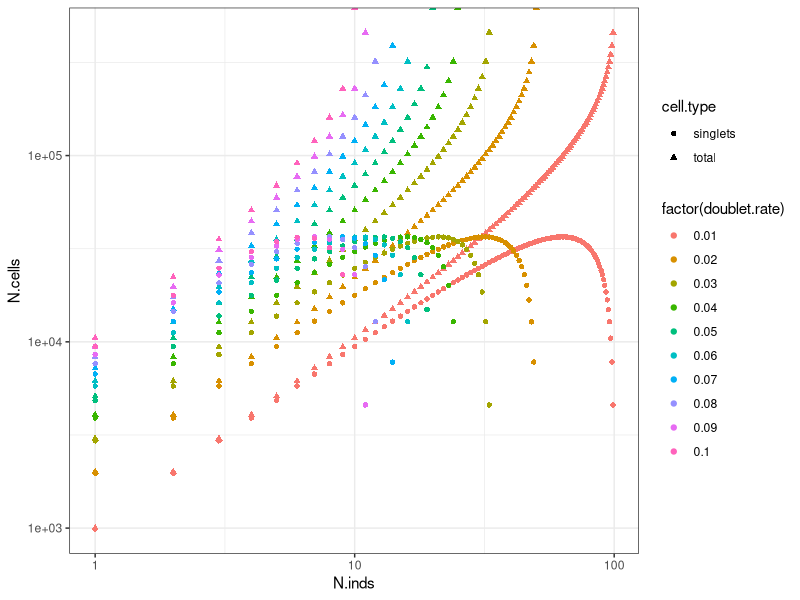
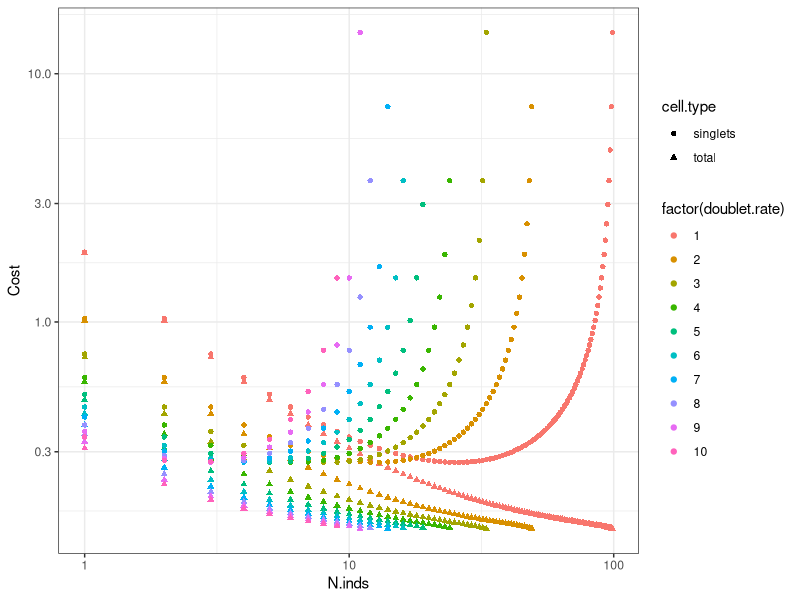

These figures' R source, in order:
library(ggplot2);
library(reshape2);

## some theoretical basis for demuxlet

## figure s1
## number of samples
Ns <- seq(1,99,1);

## d0 is the observed doublet rate when u cells are loaded
d0 <- 0.01;
u <- 1000;

#################
## MODEL 1
#################
## lambda1 is the poisson rate parameter of observing a doublet
## probability of P(singlet) = P(0 multiplet) = exp(-lambda1)*lambda1^0/0! = exp(-lambda1);
## probability of multiplet is P(multiplet) = 1 - P(singlet) = 1 - exp(-lambda1)
## but we need to estimate lambda1 from d0, u and x (number of cells)
## the doublet rate grows linearly as the number of cells (x) by 1/Z
Z <- -u/log(1-d0);
##lambda1 <- x/Z;

##################
## MODEL 2
##################

## 750k beads
## capturing u cells gives us some estimate of lambda
## sum_750k(1-P(0 cells)) = u
## P(0 cells) = exp(-lambda2)
## sum_750k(1-exp(-lambda2)) = u
## lambda2 = -log(1-(u/7.5e5))
lambda2 = -log(1-(u/7.5e5));

## number of cells
##Nc <- seq(1000,100000,1000);

## doublet rates
##rs <- Nc*lambda^2/Nc

## undetectable doublet rate
ds <- c(0.01, 0.02, 0.03, 0.04, 0.05, 0.06, 0.07, 0.08, 0.09, 0.10)

total.cells <- matrix(NA, nrow=length(Ns), ncol=length(ds));
singlet.cells <- matrix(NA, nrow=length(Ns), ncol=length(ds));

for(N.i in 1:length(Ns)) {
  ## detectable doublets
  N <- Ns[N.i];

  ##detectable.doublet.perc <- 1/N;
  ##undetectable.doublet.perc <- 1-1/N;

  for(d.i in 1:length(ds)) {
    d <- ds[d.i];
    ##total.cells[N.i, r.i] <- r/(1e-5*undetectable.doublet.perc);
    total.cells[N.i, d.i] <- -Z*log(1-N*d);
    singlet.cells[N.i, d.i] <- -Z*(1-N*d)*log(1-N*d);
  }
}

colnames(total.cells) <- colnames(singlet.cells) <- as.factor(ds);
rownames(total.cells) <- rownames(singlet.cells) <- as.factor(Ns);

total.cells.melt <- melt(total.cells);
singlet.cells.melt <- melt(singlet.cells);
cells.melt <- rbind(data.frame(total.cells.melt,cell.type="total"), data.frame(singlet.cells.melt,cell.type="singlets"))

colnames(cells.melt) <- c("N.inds", "doublet.rate","N.cells","cell.type")

cells.ggplot <- ggplot(cells.melt, aes(N.inds,N.cells,color=factor(doublet.rate),shape=cell.type))+geom_point()+theme_bw()+scale_x_log10()+scale_y_log10();

ggsave(cells.ggplot, file="doublet.cells.pdf")

## now let's factor in the cost
total.cost <- matrix(NA, nrow=length(Ns), ncol=length(ds));
singlet.cost <- matrix(NA, nrow=length(Ns), ncol=length(ds));
##library.prep.cost <- matrix(NA, nrow=length(Ns), ncol=length(ds));

for(N.i in 1:length(Ns)) {
  ## detectable doublets
  N <- Ns[N.i];

  ##detectable.doublet.perc <- 1/N;
  ##undetectable.doublet.perc <- 1-1/N;

  for(d.i in 1:length(ds)) {
    d <- ds[d.i];
    ##total.cells[N.i, r.i] <- r/(1e-5*undetectable.doublet.perc);
    total.cost[N.i, d.i] <- (1750/total.cells[N.i, d.i])+25000*total.cells[N.i, d.i]/350e6*2000/total.cells[N.i, d.i];
    singlet.cost[N.i, d.i] <- (1750/singlet.cells[N.i, d.i])+25000*total.cells[N.i, d.i]/350e6*2000/singlet.cells[N.i, d.i];
  }
}


total.cost.melt <- melt(total.cost);
singlet.cost.melt <- melt(singlet.cost);
cost.melt <- rbind(data.frame(total.cost.melt,cell.type="total"), data.frame(singlet.cost.melt,cell.type="singlets"))

colnames(cost.melt) <- c("N.inds", "doublet.rate","Cost","cell.type")

cost.ggplot <- ggplot(cost.melt, aes(N.inds,Cost,color=factor(doublet.rate),shape=cell.type))+geom_point()+theme_bw()+scale_x_log10()+scale_y_log10();

ggsave(cost.ggplot, file="doublet.cost.pdf")
